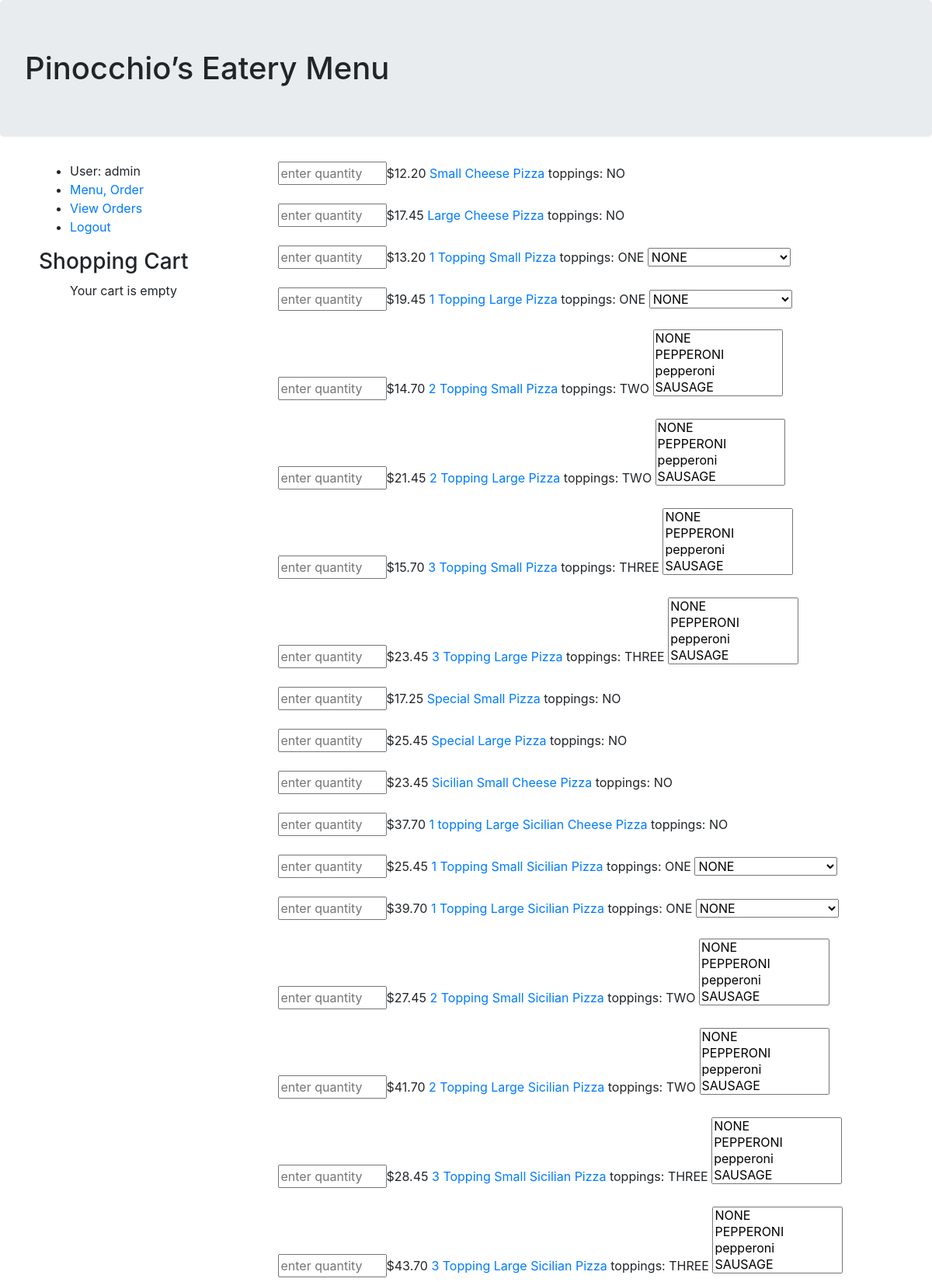
Page /order (signed in, upper part) on the committed database.
### orders/models.py (models this page shows, shortened)
class Food(models.Model):
    title = models.CharField(max_length=200)
    price = models.DecimalField(max_digits=20, decimal_places=2)
    MY_SIZES = (
        ('S', 'Small'),
        ('L', 'Large'),
    )
    size = models.CharField(max_length=20, choices=MY_SIZES, default='S')
    MY_FOOD_TYPES = (
        ('PIZZA', 'pizza'),
        ('SUB', 'sub'),
        ('SALAD', 'salad'),
        ('PASTA', 'pasta'),
        ('DINNER', 'dinner platter'),
    )
    food_type = models.CharField(max_length=10, choices=MY_FOOD_TYPES, default='PIZZA')
    CHOOSE_TOPPINGS = (
        ('ONE', '1'),
        ('TWO', '2'),
        ('THREE', '3'),
        ('NO', 'no'),
    )
    choose_toppings = models.CharField(max_length=50, choices=CHOOSE_TOPPINGS, default='NO')
    TOPPINGS = (
        ('NONE', 'none'),
        ('PEPPERONI', 'pepperoni'),
        ('SAUSAGE', 'sausage'),
        ('MUSHROOMS', 'mushrooms'),
        ('ONIONS', 'onions'),
        ('HAM', 'ham'),
        ('CANADIAN BACON', 'canadian bacon'),
        ('PINEAPPLE', 'pineapple'),
        ('EGGPLANT', 'egglplant'),
        ('TOMATO & BASIL', 'tomato & basil'),
        ('GREEN PEPPERS', 'green peppers'),
        ('HAMBURGER', 'hamburger'),
        ('SPINACH', 'spinach'),
        ('ARTICHOKE', 'artichoke'),
        ('BUFFALO CHICKEN', 'buffalo chicken'),
        ('BARBECUE CHICKEN', 'barbecue chicken'),
        ('ANCHOVIES', 'anchovies'),
        ('BLACK OLIVES', 'black olives'),
        ('FRESH GARLIC', 'fresh garlic'),
        ('ZUCCHINI', 'zucchini'),
    )
    toppings = models.CharField(max_length=50, choices=TOPPINGS, default='NONE')
    summary = models.TextField(max_length=1000, blank=True, help_text='Enter a brief description of the food item')

### orders/views.py (the view, shortened to what this page needs)
# urls.py: path("order", views.order_from_menu, name="order"),
def order_from_menu(request):
    food_list=Food.objects.all()
    shopping_cart_food = {};
    shopping_cart_food = Order.objects.filter(username=request.user.username, order_status='INCOMPLETE')
    cart_total = 0
    for item in shopping_cart_food:
        cart_total = cart_total + item.price
    cart_count = Order.objects.filter(username=request.user.username, order_status='INCOMPLETE').count()
    print(cart_count)
    if cart_count < 1:
        shopping_cart_food = 'Empty Cart'
    food_toppings =  ['NONE', 'PEPPERONI', 'pepperoni', 'SAUSAGE', 'sausage', 'MUSHROOMS', 'mushrooms',
        'ONIONS', 'onions', 'HAM', 'ham', 'CANADIAN BACON', 'canadian bacon', 'PINEAPPLE', 'pineapple',
        'EGGPLANT', 'egglplant', 'TOMATO & BASIL', 'tomato & basil', 'GREEN PEPPERS', 'green peppers',
        'HAMBURGER', 'hamburger', 'SPINACH', 'spinach', 'ARTICHOKE', 'artichoke', 'BUFFALO CHICKEN', 'buffalo chicken',
        'BARBECUE CHICKEN', 'barbecue chicken', 'ANCHOVIES', 'anchovies', 'BLACK OLIVES', 'black olives',
        'FRESH GARLIC', 'fresh garlic', 'ZUCCHINI', 'zucchini']
    return render(request, 'order_food_form.html', {'food_list':food_list, 'shopping_cart_food':shopping_cart_food, 'food_toppings':food_toppings, 'cart_total':cart_total})

### pinocchios/templates/order_food_form.html (shortened to what this page needs)
{% extends "base_generic.html" %}
{% block content %}
    {% if user.is_authenticated %}
      <form action="" method="post">
      <div>
        {% for food in food_list %}
        <div>
          <input class="food-quantity" type="text" name="fooditem_{{food.id}}"
          minlength="1" maxlength="3" placeholder="enter quantity"/>${{food.price}} <a href="{{ food.get_absolute_url }}">{{ food.title }}</a>
          toppings: {{food.choose_toppings}}
          {% if food.choose_toppings != 'NO' %}
            {% if food.choose_toppings == 'TWO' or food.choose_toppings == 'THREE' %}
              <select multiple name="select_{{food.id}}">
            {% else %}
              <select name="select_{{food.id}}">
            {% endif %}
              {% for topping in food_toppings %}
                <option value="{{topping}}">{{topping}}</option>
              {% endfor %}
            </select>
          {% endif %}
        </div>
        <br>
        {% endfor %}
      </div>
      </form>
    {% endif %}
{% endblock %}

### pinocchios/templates/base_generic.html (shortened to what this page needs)
<!DOCTYPE html>
{% load static %}
<html>
<head>
  <link rel="stylesheet" href="https://stackpath.bootstrapcdn.com/bootstrap/4.1.1/css/bootstrap.min.css"
>
  <link rel="stylesheet" href="{% static 'css/index.css' %}">
</head>
<body>
  <container>
    <h1 class="jumbotron">Pinocchio’s Eatery Menu</h1>
    <div class="row">
      <div class="col-3 sidebar-left">
        {% block sidebar %}
        <ul>
          {% if user.is_authenticated %}
            <li>User: {{ user.get_username }}</li>
            <li><a href="{% url 'order'%}?next={{request.path}}">Menu, Order</a></li>
            {% if user.get_username == 'admin' %}
            <li><a href="{% url 'view_orders'%}?next={{request.path}}">View Orders</a></li>
            {% endif %}
            <li><a href="{% url 'logout'%}?next={{request.path}}">Logout</a></li>
          {% else %}
            <li><a href="{% url 'login'%}?next={{request.path}}">Login</a></li>
            <li><a href="{% url 'signup'%}">Register</a></li>
          {% endif %}
        </ul>
        {% if user.is_authenticated and checkedout != 1 %}
        <div class="shopping-cart">
          <form onsubmit="return validate(this);" action="checkout" method="post">
            <h3>Shopping Cart</h3>
            <ul id='cart-items'>
              {% if shopping_cart_food != "Empty Cart"  %}
                {% for food in shopping_cart_food %}
                  <li>${{food.price}} {{food}}</li>
                {% endfor %}
                <div id='cart-total'>Total:  ${{cart_total}}</div>
               <br/>
               <input id="my-checkout-button" type="submit" value="Checkout" />
              {% else %}
                Your cart is empty
              {% endif %}
            </ul>
          </form>
        </div>
        {% endif %}
        {% endblock %}
      </div>
      <div class="col">
        <main>
          {% block content %}
          {% endblock %}
        </main>
      </div>
    </div>
  </container>
</body>
</html>

### static/css/index.css (style rules this page uses)
.sidebar-left { margin-left: 50px; }
.food-quantity { width: 140px; }

### rows in the picture
Food: price "12.20", title "Small Cheese Pizza", choose_toppings "NO"
Food: price "17.45", title "Large Cheese Pizza", choose_toppings "NO"
Food: price "13.20", title "1 Topping Small Pizza", choose_toppings "ONE", id "NONE"
Food: price "19.45", title "1 Topping Large Pizza", choose_toppings "ONE", id "NONE"
Food: price "14.70", title "2 Topping Small Pizza", choose_toppings "TWO", id "NONE / PEPPERONI / pepperoni / SAUSAGE"
Food: price "21.45", title "2 Topping Large Pizza", choose_toppings "TWO", id "NONE / PEPPERONI / pepperoni / SAUSAGE"
Food: price "15.70", title "3 Topping Small Pizza", choose_toppings "THREE", id "NONE / PEPPERONI / pepperoni / SAUSAGE"
Food: price "23.45", title "3 Topping Large Pizza", choose_toppings "THREE", id "NONE / PEPPERONI / pepperoni / SAUSAGE"
Food: price "17.25", title "Special Small Pizza", choose_toppings "NO"
Food: price "25.45", title "Special Large Pizza", choose_toppings "NO"
Food: price "23.45", title "Sicilian Small Cheese Pizza", choose_toppings "NO"
Food: price "37.70", title "1 topping Large Sicilian Cheese Pizza", choose_toppings "NO"
Food: price "25.45", title "1 Topping Small Sicilian Pizza", choose_toppings "ONE", id "NONE"
Food: price "39.70", title "1 Topping Large Sicilian Pizza", choose_toppings "ONE", id "NONE"
Food: price "27.45", title "2 Topping Small Sicilian Pizza", choose_toppings "TWO", id "NONE / PEPPERONI / pepperoni / SAUSAGE"
Food: price "41.70", title "2 Topping Large Sicilian Pizza", choose_toppings "TWO", id "NONE / PEPPERONI / pepperoni / SAUSAGE"
Food: price "28.45", title "3 Topping Small Sicilian Pizza", choose_toppings "THREE", id "NONE / PEPPERONI / pepperoni / SAUSAGE"
Food: price "43.70", title "3 Topping Large Sicilian Pizza", choose_toppings "THREE", id "NONE / PEPPERONI / pepperoni / SAUSAGE"

### other values in the picture
{{ user.get_username }} "admin"
